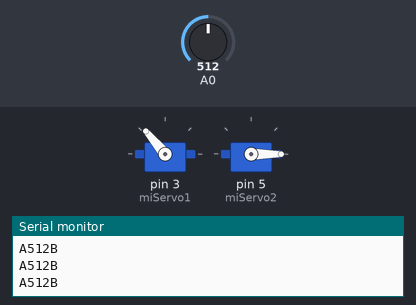
This sketch was run on a simulated Arduino Uno, built with avr-gcc and run on an emulated ATmega328P. Parts: 2 × servo, the last lines printed to the serial monitor. Inputs (shaded band) come from the test bench; at power-on: A0 = 512.

Above: at 6.2 s.
6.3 s: A0 set to 80
8.7 s: A0 set to 68
At 9.3 s:
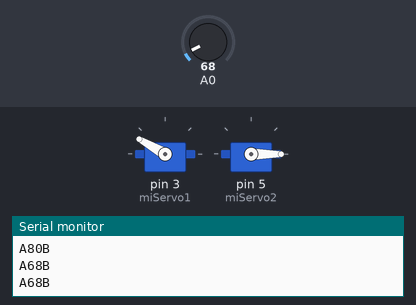
At 10.1 s:
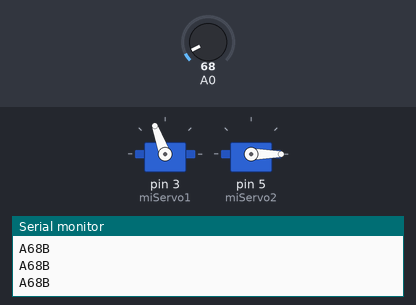
11.7 s: A0 set to 85
At 12.01 s:
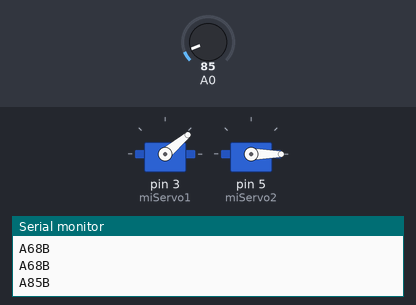
Timing chart, 0 to 18.1 s (numbered marks = the images above; inputs shaded):
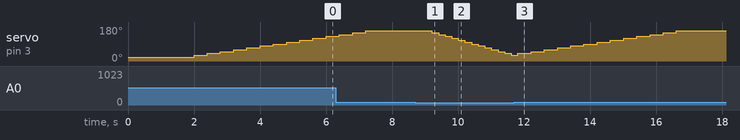

The sketch:

Drone_musc2.ino
```cpp
#include <Servo.h>
int led = 13;//Inicicializacion de variable
int sensor1 =0;
int sensor2 =0;
int limite1=75;
int centinela=0;
int contador=20;
int contador2=0;
Servo miServo1;//Inicicializacion de sewrvomotor
Servo miServo2;//Inicicializacion de sewrvomotor

void setup()
{
  Serial.begin(9600);
  miServo1.attach(3);//asigncion de pines de servomotor
  miServo2.attach(5);//asigncion de pines de servomotor
  miServo1.write(contador);  //Altura
  miServo2.write(contador2); //giro en el eje
  delay(2000);
}


void loop()
{
    sensor1 = analogRead(A0);
    while (sensor1>limite1)
    {
      sensor1 = analogRead(A0);
      contador=contador+10;
      if (contador>160)//limitantre de elevacion
      {
          contador=160;  //asignacion de angulo de giro
      }
      miServo1.write(contador);//ejecucion de giro
      Serial.println("A"+String(sensor1)+"B");
      delay(400);
    }
    contador=contador-10;
      if (contador<20)//limitantre de elevacion
      {
          contador=20;  //asignacion de angulo de giro
      }
    Serial.println("A"+String(sensor1)+"B");
    miServo1.write(contador);//ejecucion de giro
    delay(200);
}
//+++++++++++++FIN+++++++++++++++++++++++++++++
```

Measured:
- the behaviour switches between 76 and 75 on A0 (found by bisection; images 0 and 1)
- after the input at 8.7 s, servo on pin 3 (miServo1): moves from 160° to 30° over 2.4 s, starting after 0.51 s
